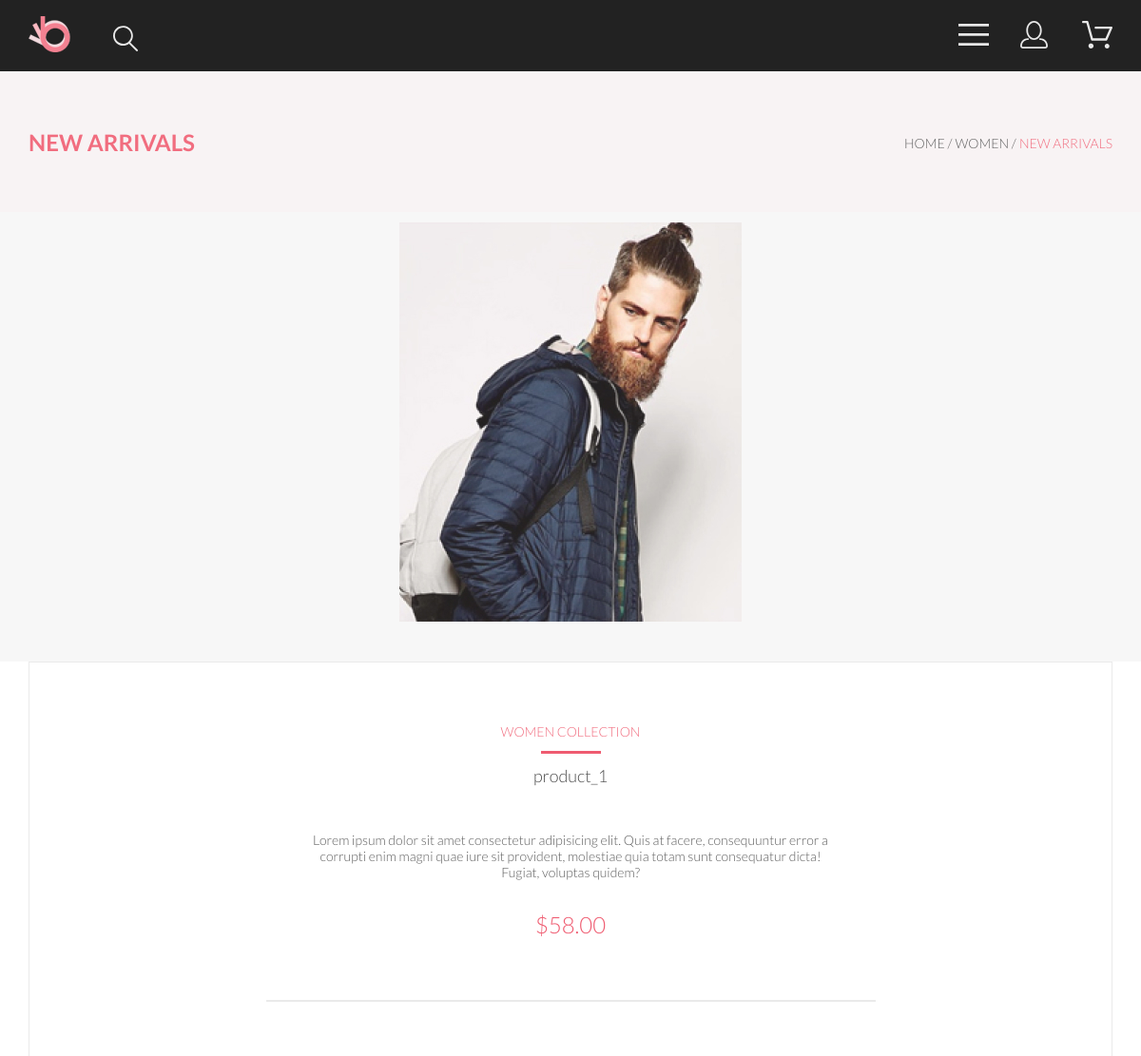
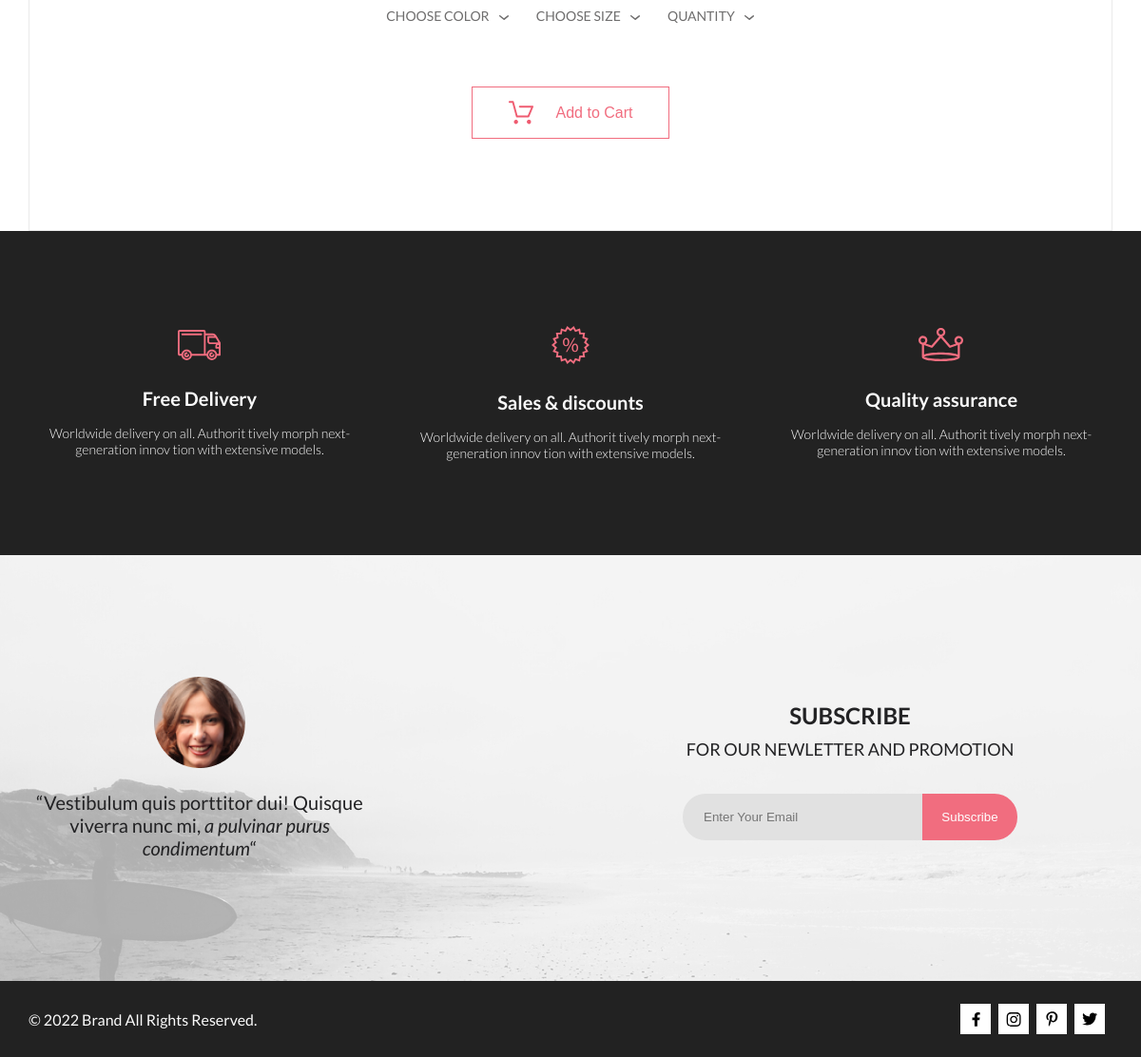
The app's page /index.php?c=good&id=1 with its own data (2 pictures, top to bottom).
### tables this page shows
CREATE TABLE `goods` (
  `id` int(11) NOT NULL,
  `name` varchar(255) DEFAULT NULL,
  `description` varchar(255) DEFAULT NULL,
  `img` varchar(255) NOT NULL,
  `price` int(11) NOT NULL
);

### controllers/Controller.php (called while the page is built, shortened)
<?php
abstract class Controller {
    public function request($action) {
        return $this->$action();
    }
    protected function Template($fileName, $vars = array())
    {
        include "$fileName";
        return ob_get_clean();
    }
}

### autoloader.php (called while the page is built, shortened)
<?php
function myAutoloader($className): bool
{
    $dirs = [
        'controllers',
        'model'
    ];
    foreach ($dirs as $dir) {
        $fileName = __DIR__ . '/' . $dir . '/' . $className . '.php';
        if (is_file($fileName)) {
            $found = true;
        }
    }
    return true;
}

### model/PdoM.php (called while the page is built, shortened)
<?php
class PdoM {
    private static $instance;
    private PDO $db;
    public static function Instance() {
        if(self::$instance == null) {
            self::$instance = new self();
        }
        return self::$instance;
    }
    private function __construct() {
        $this->db = new PDO(DRIVER.':host='.SERVER.';dbname='.DB, LOGIN, PASSWORD);
        $this->db->exec('SET NAMES UTF8');
        $this->db->setAttribute(PDO::ATTR_DEFAULT_FETCH_MODE, PDO::FETCH_ASSOC);
    }
    public function Select($query) {
        $q = $this->db->prepare($query);
        $q->execute();
        return $q->fetchAll();
    }
}

### model/ProductM.php (called while the page is built)
<?php
class ProductM {
    public function getGood($id) {
        $query = "SELECT * FROM goods WHERE id=$id";
        return PdoM::Instance()->Select($query);
    }
}

### view/product.php (the view, shortened to what this page needs)
<!DOCTYPE html>
<html lang="en">
<head>
    <link rel="stylesheet" href="view/css/style.css">
</head>
<body>
    <div class="wrapper">
        <div class="content">
            <? include "./templates/header.php"; ?>
            <div class="page__name center">
                <h1 class="page__heading">NEW ARRIVALS</h1>
                <ul class="breadcrumb">
                    <li><a href="index.php">Home /</a></li>
                    <li><a href="index.php?c=catalog">Women /</a></li>
                    <li>
                        <p class="active">New arrivals</p>
                    </li>
                </ul>
            </div>
            <div class="product__image">
                <img class="product__image__photo" src="view/img/product_img/<?= $good[0]['img'] ?>" alt="product image">
            </div>
            <div class="descript">
                <div class="description">
                    <a href="index.php?c=catalog" class="description__link">WOMEN COLLECTION</a>
                    <div class="description__hr-1"></div>
                    <h1 class="description__h1"><?= $good[0]['name'] ?></h1>
                    <p class="description__text"><?= $good[0]['description'] ?></p>
                    <p class="description__price">$<?= $good[0]['price'] ?>.00</p>
                    <div class="description__hr-2"></div>
                    <div class="product__filter">
                        <details>
                            <summary>CHOOSE COLOR</summary>
                        </details>
                        <details>
                            <summary>CHOOSE SIZE </summary>
                        </details>
                        <details>
                            <summary>QUANTITY</summary>
                        </details>
                    </div>
                    <button onclick="addGood(<?= $good[0]['id'] ?>)" class="product__btn">
                        <p class="product__btn__text">Add to Cart</p>
                    </button>
                </div>
            </div>
        </div>
        <?php include "./templates/footer.php"; ?>
    </div>
</body>
</html>

### view/css/style.css (style rules this page uses)
.page__name { height: 148px; display: flex; align-items: center; justify-content: space-between; background-color: #F8F3F4; }
.page__name .breadcrumb { list-style-type: none; }
.page__name .breadcrumb li { display: inline; }
.page__name .breadcrumb li a { font-weight: 300; font-size: 14px; line-height: 17px; color: #636363; text-transform: uppercase; }
.page__name .breadcrumb .active { display: inline; font-weight: 300; font-size: 14px; line-height: 17px; color: #F16D7F; text-transform: uppercase; }
.page__name .page__heading { font-size: 24px; line-height: 29px; color: #F16D7F; }
.product__image { width: 100%; padding: 11px 0 42px; display: flex; justify-content: center; background-color: #F7F7F7; }
.product__btn { display: flex; max-width: fit-content; border: 1px solid #F16D7F; box-sizing: border-box; margin: 18px auto 96px; padding: 14px 38px; align-items: center; transition: 0.2s; background: none; }
.product__btn .product__btn__text { font-size: 16px; line-height: 19px; color: #F16D7F; margin-left: 23px; }
.product__filter { display: flex; align-items: center; justify-content: center; margin: 65px 0 48px; position: relative; width: 100%; }
.product__filter details:not(:first-child) { margin-left: 28px; }
.product__filter summary { display: flex; font-size: 14px; line-height: 17px; color: #6F6E6E; }
.product__filter summary::after { content: url(../img/list_icon.svg); padding-left: 10px; }
.descript { position: relative; }
.description { width: 1140px; display: flex; flex-direction: column; align-items: center; box-sizing: border-box; margin: 0 auto; background: #FFF; border: 1px solid #EAEAEA; }
.description__link { font-weight: 300; font-size: 14px; line-height: 17px; color: #F16D7F; margin-top: 64px; text-align: center; }
.description__hr-1 { height: 3px; width: 63px; background-color: #EF5B70; margin-top: 12px; }
.description__hr-2 { display: flex; height: 0; width: 641px; border: 1px solid #EAEAEA; margin-top: 65px; }
.description__h1 { font-weight: 300; font-size: 18px; line-height: 22px; color: #4D4D4D; margin-top: 12px; text-align: center; }
.description__text { font-weight: 300; font-size: 14px; line-height: 17px; text-align: center; color: #5E5E5E; max-width: 555px; margin-top: 48px; }
.description__price { font-weight: 300; font-size: 24px; line-height: 29px; color: #EF5B70; margin-top: 32px; }
* { margin: 0; padding: 0; box-sizing: border-box; }
html, body { height: 100%; }
.wrapper { display: flex; flex-direction: column; height: 100%; }
.content { flex: 1 0 auto; }
a { text-decoration: none; }
summary { display: block; }
body { font-family: lato, sans-serif; }
.center { padding-left: calc(50% - 570px); padding-right: calc(50% - 570px); }

### records on screen
goods: img (picture), name "product_1", description "Lorem ipsum dolor sit amet consectetur adipisicing elit. Quis at facere, consequuntur error a corrupti enim magni quae iure sit provident, molestiae quia totam sunt consequatur dicta! Fugiat, voluptas quidem?", price "58"
